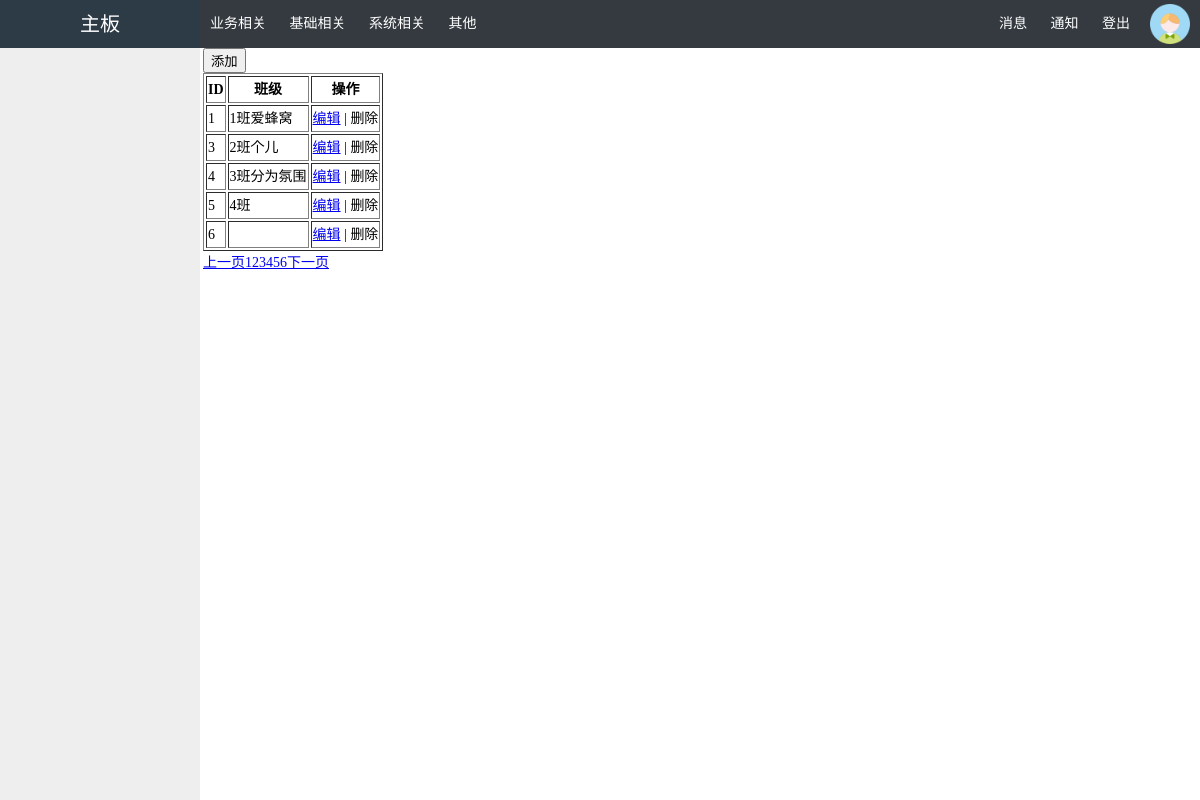
/classes/, run on the app's committed database.
### api/models.py (models this page shows, shortened)
class Classes(models.Model):
    caption = models.CharField(max_length=32)

### api/views.py (the view, shortened to what this page needs)
# urls.py: url(r'^classes/$',views.handle_classes,name="classes"),
def handle_classes(request):
    if request.method == 'GET':
        current_page = request.GET.get('p',1)
        current_page = int(current_page)
        total_count = models.Classes.objects.all().count()
        from api.utils.page import PagerHelper
        obj = PagerHelper(total_count, current_page, '/classes',5)
        pager = obj.pager_str()
        cls_list = models.Classes.objects.all()[obj.db_start:obj.db_end]
        current_user = request.session.get('username')
        return render(request,'classes.html',{'username':current_user,'classes':cls_list,'str_pager':pager})

### api/utils/page.py (called while the page is built)
    @property
    def db_start(self):
        return (self.current_page -1) * self.per_page

    @property
    def db_end(self):
        return self.current_page * self.per_page

    def total_page(self):
        v, a = divmod(self.total_count, self.per_page)
        if a != 0:
            v += 1
        return v

### templates/classes.html (shortened to what this page needs)
{% extends 'layout.html' %}
{% block content %}
    <div>
    <input id="id_add" type="button" value="添加">
    </div>
    <table border="1">
        <thead>
            <tr>
                <th>ID</th>
                <th>班级</th>
                <th>操作</th>
            </tr>
        </thead>
        <tbody>
            {% for class in classes %}
                <tr>
                    <td>
                        {{ class.id }}
                    </td>
                    <td>
                        {{ class.caption }}
                    </td>
                    <td>
                        <a href="/edit_class?nid={{ class.id }}">编辑</a> | <a class="td-delete">删除</a>
                    </td>
                </tr>
            {% endfor %}
        </tbody>
    </table>
    <div class="pagination">
        {{ str_pager | safe }}
    </div>
{% endblock %}

### templates/layout.html (style rules this page uses)
body { margin: 0px; font-size: 14px; line-height: 23px; }

### data on the page
Classes: id "1", caption "1班爱蜂窝"
Classes: id "3", caption "2班个儿"
Classes: id "4", caption "3班分为氛围"
Classes: id "5", caption "4班"
Classes: id "6"

### other printed values
{{ str_pager | safe }} "上一页 1 2 3 4 5 6 下一页"
